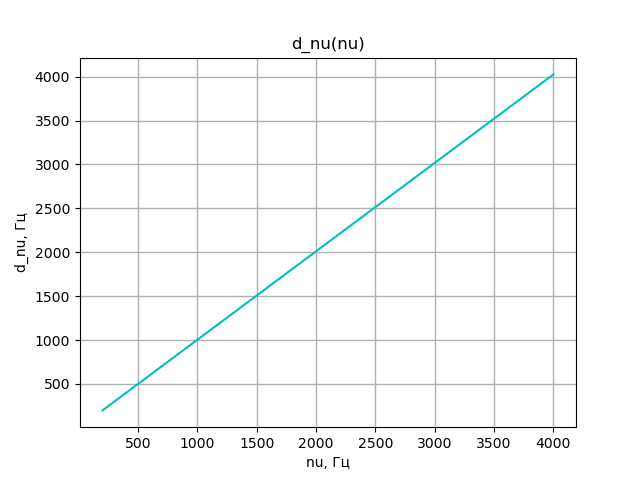

Source code (Python):
import numpy as np
import matplotlib.pyplot as plt

tau = [20, 22.2, 22.5, 28.6, 33.3, 40, 50, 66.7, 100, 200] #mks
delta_nu = [50, 45.2, 40.2, 35, 30, 25, 20, 15, 10, 5] #kHz

nu = [200, 500, 1000, 1500, 2000, 3000, 4000] #Hz
d_nu = [203, 491, 992, 1532, 2025, 2986, 4039] #Hz

m = [0.2, 0.3, 0.4, 0.5, 0.6, 0.7, 0.8, 0.9]
a_osn = [585]*8
a_bok = [57.5, 87.8, 115.4, 145.5, 174, 204.5, 233.4, 262.2]

fig2, ax2 = plt.subplots()
t2 = np.polyfit(nu, d_nu, 1)
f2 = np.poly1d(t2)

plt.plot(nu, np.polyval(np.polyfit(nu, d_nu, 1), nu), color='c')
plt.title('d_nu(nu)')
plt.xlabel('nu, Гц')
plt.ylabel('d_nu, Гц')
plt.grid(linewidth = 1)
plt.savefig('2.png')

plt.show()
